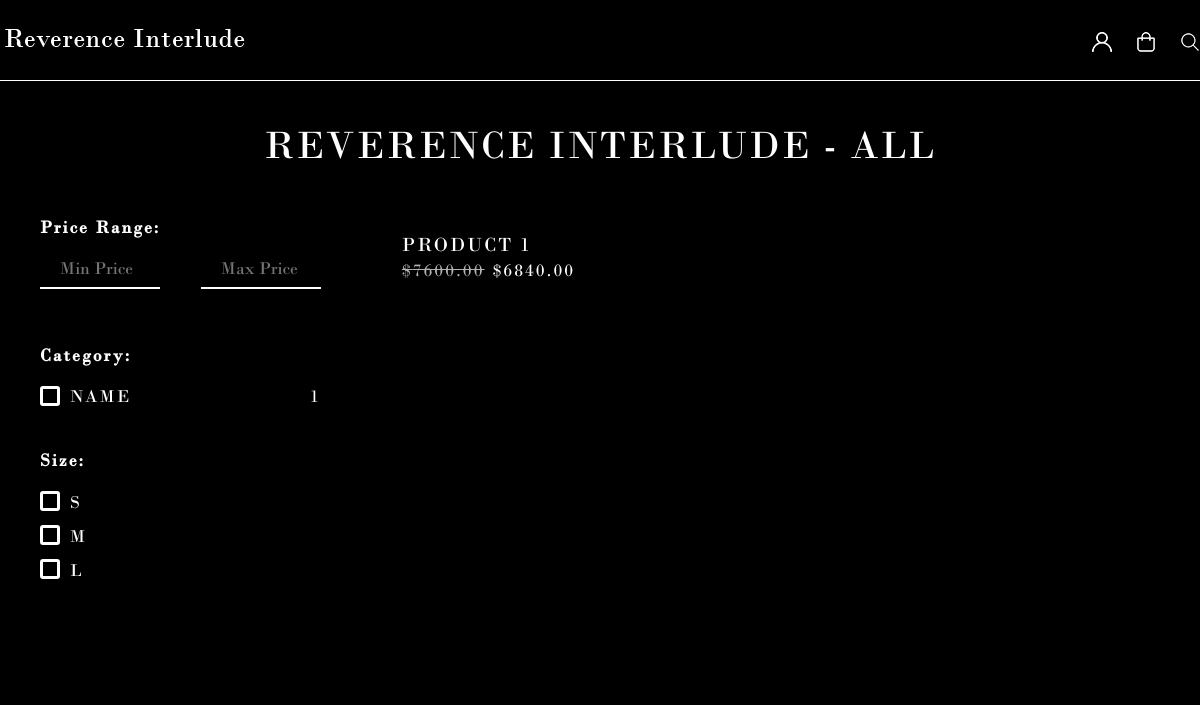
The app's page /, older data.
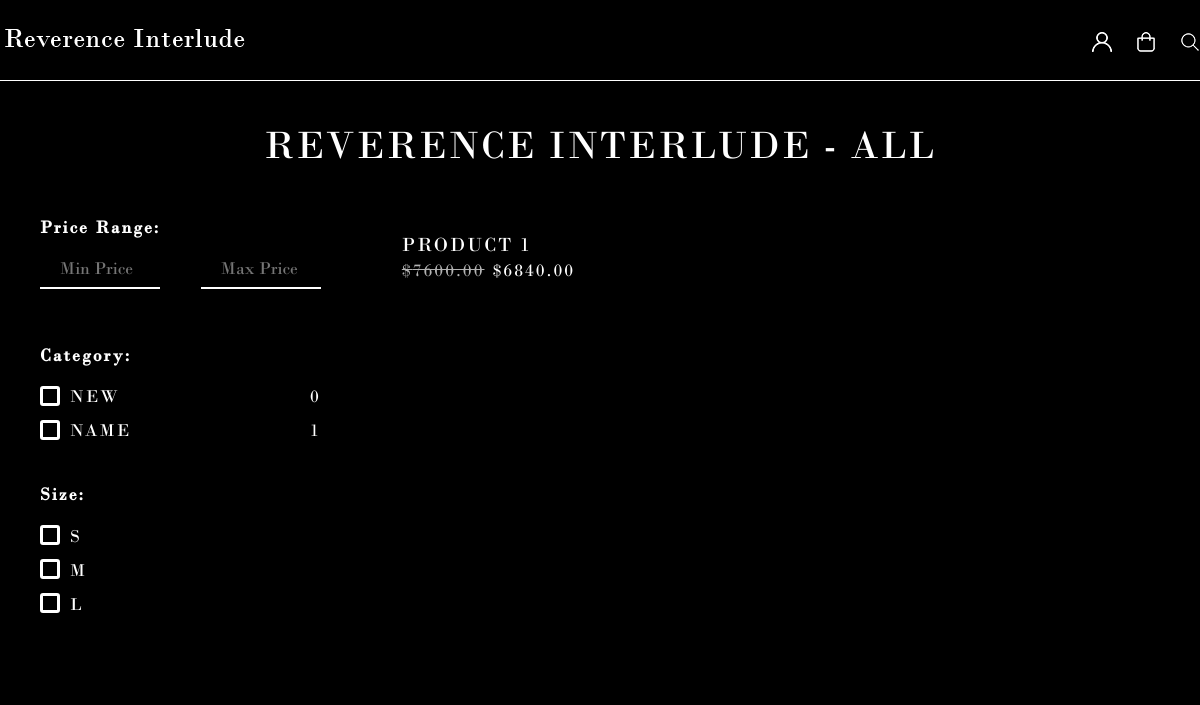
The same page, newer data.
### main/models.py (models this page shows, shortened)
class Category(models.Model):
    name = models.CharField(max_length=50, unique=True)
    slug = models.SlugField(max_length=50, unique=True)
    def get_item_count(self):
        return ClothingItem.objects.filter(category=self).count()
    class Meta:
        ordering = ['name']
        indexes = [models.Index(fields=['name'])]
        verbose_name = 'category'
        verbose_name_plural = 'categories'

class Size(models.Model):
    name = models.CharField(max_length=10, unique=True)

class ClothingItem(models.Model):
    name = models.CharField(max_length=100)
    slug = models.SlugField(max_length=100, unique=True)
    available = models.BooleanField(default=True)
    sizes = models.ManyToManyField('Size', through='ClothingItemSize', related_name='clothing_item', blank=True)
    category = models.ForeignKey(Category, on_delete=models.CASCADE, related_name='clothing_items')
    image = models.ImageField(upload_to='product/%Y/%m/%d', blank=True)
    description = models.TextField(blank=True)
    created_at = models.DateTimeField(auto_now_add=True, null=True)
    updated_at = models.DateTimeField(auto_now=True)
    price = models.DecimalField(max_digits=10, decimal_places=2)
    discount = models.DecimalField(max_digits=5, decimal_places=2)
    def get_price_with_discount(self):
        if self.discount > 0:
            return self.price * (1 - (self.discount / 100))
        return self.price

### main/views.py (the view)
# urls.py: path('', views.CatalogView.as_view(), name='catalog'),
class CatalogView(ListView):
    model = ClothingItem
    template_name = 'main/product/list.html'
    context_object_name = 'clothing_items'
    def get_queryset(self):
        queryset = super().get_queryset()
        category_slugs = self.request.GET.getlist('category')
        size_names = self.request.GET.getlist('size')
        min_price = self.request.GET.get('min_price')
        max_price = self.request.GET.get('max_price')
        if category_slugs:
            queryset = queryset.filter(category__slug__in=category_slugs)
        if size_names:
            queryset = queryset.filter(Q(sizes__name__in=size_names) & Q(sizes__clothingitemsize__available=True)).distinct()
        if min_price:
            queryset = queryset.filter(price__gte=min_price)
        if max_price:
            queryset = queryset.filter(price__lte=max_price)
        return queryset
    def get_context_data(self, **kwargs):
        context = super().get_context_data(**kwargs)
        context['categories'] = Category.objects.all()
        context['sizes'] = Size.objects.all()
        context['selected_categories'] = self.request.GET.getlist('category')
        context['selected_sizes'] = self.request.GET.getlist('size')
        context['min_price'] = self.request.GET.get('min_price', '')
        context['max_price'] = self.request.GET.get('max_price', '')
        return context

### main/templates/main/product/list.html (shortened to what this page needs)
{% extends "main/base.html" %}
{% load static %}
{% block content %}
    <h1 class="rev-head text-uppercase" id="reverence-title">Reverence interlude - ALL</h1>
    <div class="catalog d-flex">
        <form action="{% url "main:catalog" %}" method="get" class="sidebar" id="filter-form">
            <h4 class="price-head">Price Range:</h4>
            <div class="price-range d-flex justify-content-between">
                <input type="number" name="min_price" id="min_price" placeholder="Min Price" value="{{ request.GET.min_price }}" oninput="debounceApplyFilters()">
                <input type="number" name="max_price" id="max_price" placeholder="Max Price" value="{{ request.GET.max_price }}" oninput="debounceApplyFilters()">
            </div>
            <h4 class="category-head">Category:</h4>
            {% for category in categories %}
                <div class="category-option">
                    <label for="category-{{ category.slug }}" class="d-flex">
                        <div class="category-name">{{ category.name }}</div> <div class="category-len">{{ category.get_item_count }}</div>
                    </label>
                </div>
            {% endfor %}
            <h4 class="size-head">Size:</h4>
            {% for size in sizes %}
                <div class="category-option">
                    <label for="size-{{ size.name }}">{{ size.name }}</label>
                </div>
            {% endfor %}
        </form>
        <div class="product-list">
            <div class="card-container d-flex flex-wrap">
                {% for item in clothing_items %}
                    <div class="card">
                        <a href="{% url "main:clothing_item_detail" item.slug %}" class="card-on-catalog">
                            <div class="card-info">
                                <h5>{{ item.name }}</h5>
                                {% if item.discount %}
                                    <div class="cart-discount d-flex gap-2">
                                        <p class="line price-on-card">${{ item.price }}</p>
                                        <p class="price">${{ item.get_price_with_discount|floatformat:2 }}</p>
                                    </div>
                                {% else %}
                                    <p class="detail-price">
                                        ${{ item.price }}
                                    </p>
                                {% endif %}
                            </div>
                        </a>
                    </div>
                {% empty %}
                    <p>No products.</p>
                {% endfor %}
            </div>
        </div>
    </div>
{% endblock content %}

Row changes from the older to the newer data that the page shows:
added Category: name "NEW", get_item_count "0"
